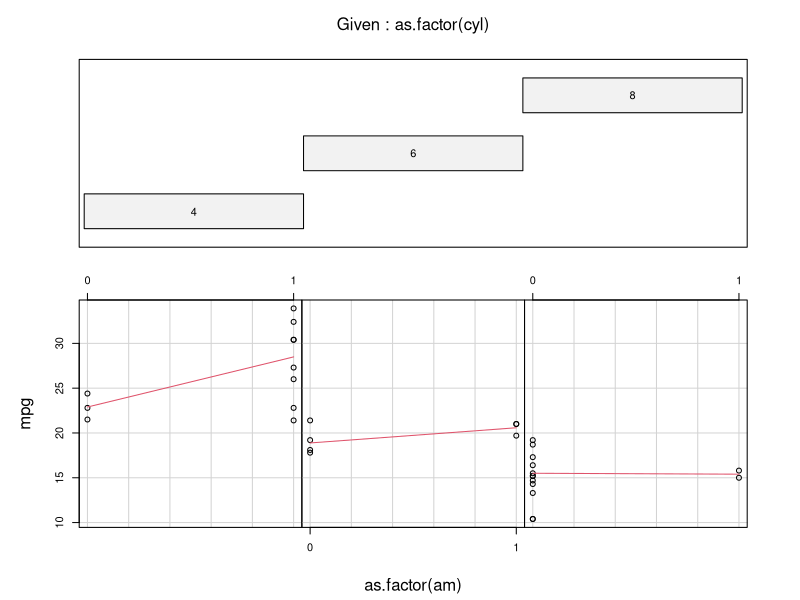
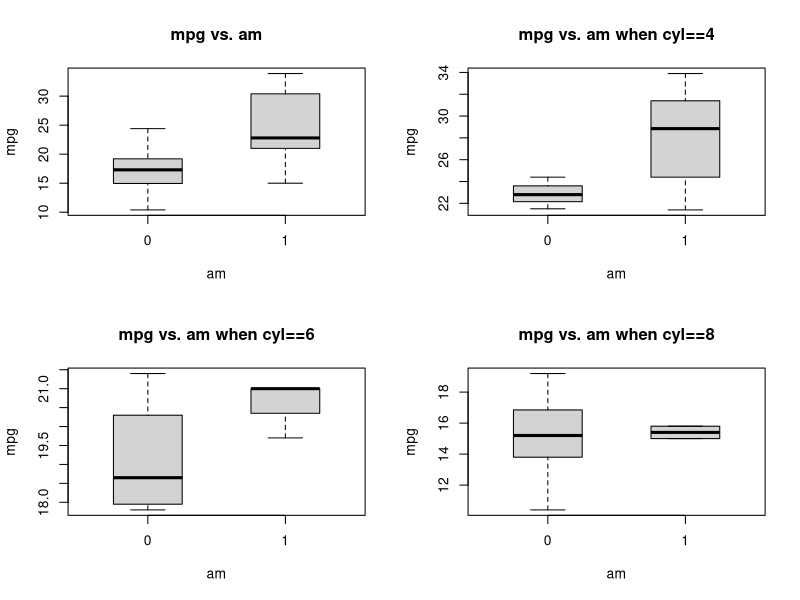
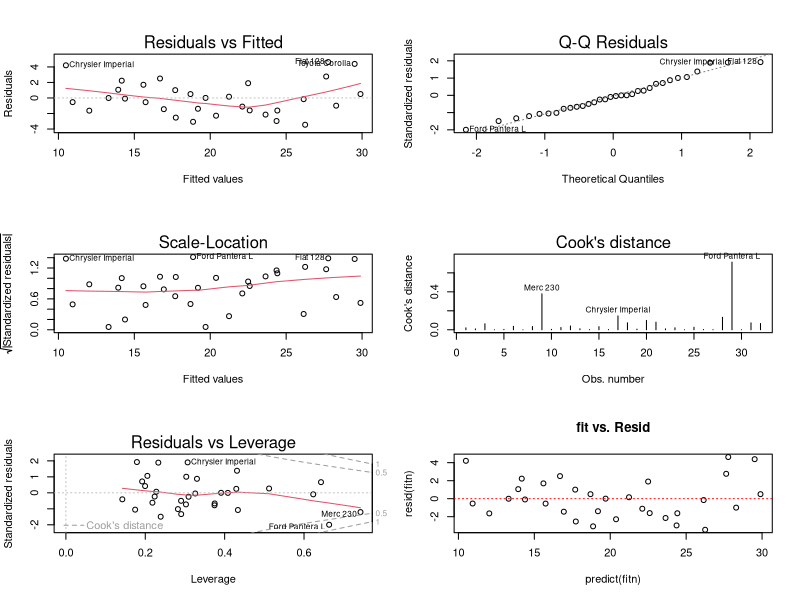

R code for these plots, in order:
## ---- chunk 1
library(datasets);library(car);data(mtcars)
str(mtcars)
## ---- chunk 2
cor(mtcars$mpg, mtcars[c(2:11)])
cor(as.numeric(mtcars$am), mtcars[c(2:8,10:11)])
## ---- chunk 3
mtcars$am<-factor(mtcars$am)
fit1<-lm(mpg ~ am, data=mtcars)
fitn<-lm(mpg ~ ., data=mtcars)
anova(fit1,fitn)
## ---- chunk 4
summary(fitn)$coefficients
## ---- chunk 5
m_am1<-summary(fitn)$coefficients[9]
SE<-summary(fitn)$coefficients[9,2]
t<-summary(fitn)$coefficients[9,3]
m_am1+c(-1,1)*SE*t
## ---- chunk 6
coplot(mpg ~ as.factor(am) | as.factor(cyl), data = mtcars, panel = panel.smooth,row=1)
par(mfrow = c(2, 2))
boxplot(mpg~am, data=mtcars,boxwex = 0.5,main="mpg vs. am")
boxplot(mpg~am, data=mtcars,boxwex = 0.5,subset=cyl==4, main="mpg vs. am when cyl==4")
boxplot(mpg~am, data=mtcars,boxwex = 0.5,subset=cyl==6, main="mpg vs. am when cyl==6")
boxplot(mpg~am, data=mtcars,boxwex = 0.5,subset=cyl==8, main="mpg vs. am when cyl==8")
## ---- chunk 7
 par(mfrow = c(3, 2))
 plot(fitn, which=1)
 plot(fitn, which=2)
 plot(fitn, which=3)
 plot(fitn, which=4)
 plot(fitn, which=5)
 plot(predict(fitn), resid(fitn), main="fit vs. Resid")
 abline(h=0, col="red", lty = 3)
